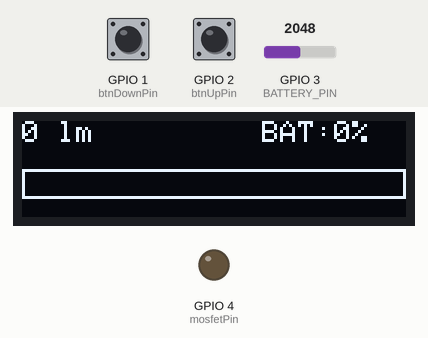
Simulated run of this program. Board: Seeed XIAO ESP32-S3. Shown: 128×32 one-colour display, output pins drawn as LEDs (lit = HIGH). The test bench sets the inputs (shaded band); at power-on: GPIO 2 (btnUpPin) HIGH, GPIO 1 (btnDownPin) HIGH, GPIO 3 (BATTERY_PIN) = 2048. EEPROM starts erased.

Above: at 1.2 s.
1.3 s: GPIO 2 (btnUpPin) pulled LOW for 1 s
At 2.52 s:
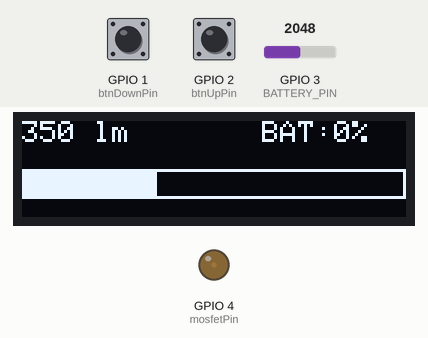
2.9 s: GPIO 1 (btnDownPin) pulled LOW for 1 s
At 4.04 s:
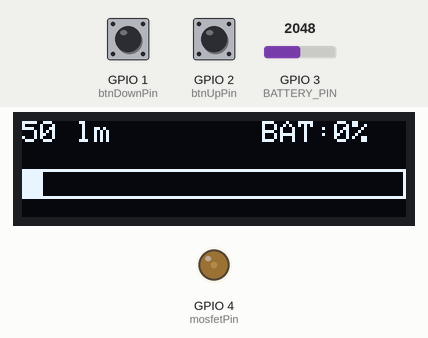
6.9 s: GPIO 2 (btnUpPin) pulled LOW for 0.15 s
At 7.9 s:
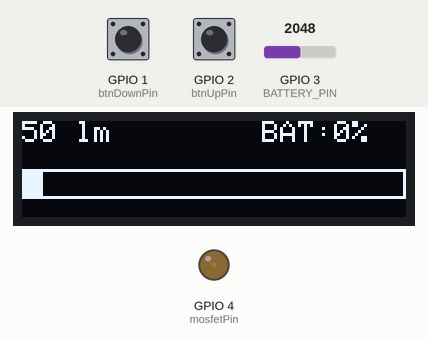
10.0 s: GPIO 1 (btnDownPin) pulled LOW for 0.15 s
At 11.7 s:
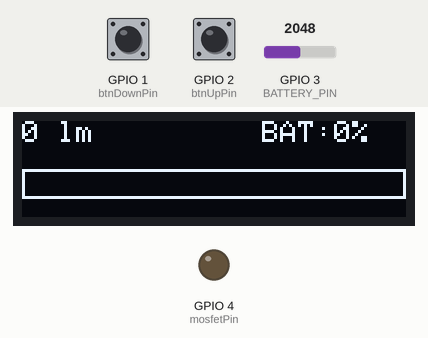
13.1 s: GPIO 2 (btnUpPin) pulled LOW for 1 s
At 13.51 s:
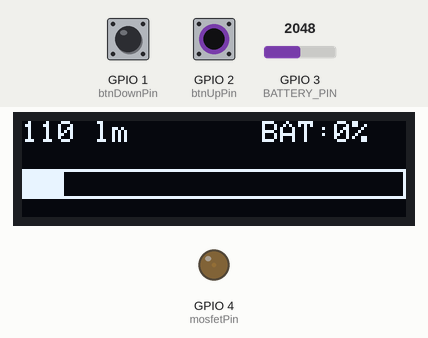
14.7 s: GPIO 1 (btnDownPin) pulled LOW for 1 s
At 15.11 s:
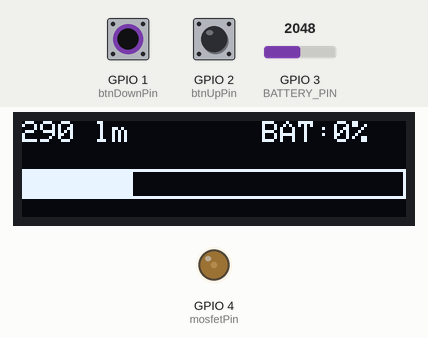
Timing chart, 0 to 17.9 s (numbered marks = the images above; inputs shaded):
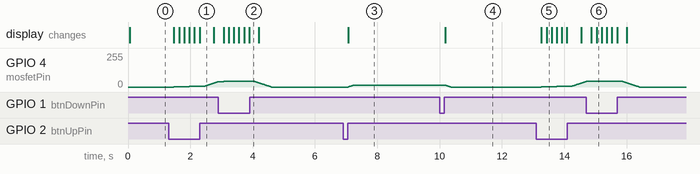

Measured:
- after the input at 1.3 s, GPIO 4 (mosfetPin): moves from 0/255 to 40/255 over 1.4 s, starting after 0.17 s; the display: first changes after 0.17 s (image 1 shows a later state)
- after the input at 2.9 s, the display: first changes after 0.17 s (image 2 shows a later state)
- after the input at 6.9 s, GPIO 4 (mosfetPin): moves from 0/255 to 15/255 over 0.18 s, starting after 0.17 s; the display: changes after 0.17 s (image 3)
- after the input at 10.0 s, GPIO 4 (mosfetPin): moves from 15/255 to 0/255 over 0.18 s, starting after 0.17 s; the display: changes after 0.17 s (image 4)
- after the input at 13.1 s, GPIO 4 (mosfetPin): moves from 0/255 to 41/255 over 1.4 s, starting after 0.16 s; the display: first changes after 0.16 s (image 5 shows a later state)
- after the input at 14.7 s, the display: first changes after 0.17 s (image 6 shows a later state)

The program:

main.cpp
```cpp
#include <Arduino.h>
#include <Wire.h>
#include <Adafruit_GFX.h>
#include <Adafruit_SSD1306.h>
#include <Preferences.h>


#define SCREEN_WIDTH 128
#define SCREEN_HEIGHT 32
#define OLED_RESET    -1
#define MAX_LUMENS 1000

const int mosfetPin = D3;
const int pwmFreq = 5000;
const int pwmResolution = 8;

const int btnUpPin = D1;
const int btnDownPin = D0;

const int BATTERY_PIN = A2;


Adafruit_SSD1306 display(SCREEN_WIDTH, SCREEN_HEIGHT, &Wire, OLED_RESET);

unsigned long lastActivityTime = 0;
bool screenOn = true;
Preferences preferences;


uint16_t calculateLumens(uint8_t pct) {
   return ((uint32_t)pct *MAX_LUMENS) / 100;
}

uint8_t getBatteryPercent() {
   int rawADC = analogRead(BATTERY_PIN);
   float voltage  = (rawADC / 4095.0) * 3.3 * 2.0;

   if (voltage >= 4.2) return 100;
   if (voltage <= 3.3) return 0;
   return (uint8_t )((voltage - 3.3) * 100.0 / (4.2 - 3.3));
}

uint8_t brightness = 0;
 uint8_t brightnessPercent(uint8_t value) {
    return (uint16_t)value *100 / 255;
 }


 uint8_t targetBrightness = 0;
 unsigned long lastFadeTime = 0;


void setup() {


    //mosfet
    pinMode(mosfetPin, OUTPUT);
    digitalWrite(mosfetPin, LOW);

    //LEDs
    ledcSetup(0, pwmFreq, pwmResolution);
    ledcAttachPin(mosfetPin, 0);

    //display
    if(!display.begin(SSD1306_SWITCHCAPVCC, 0x3c)){
     for(;;);
    }
    display.clearDisplay();
    display.display();

    //buttons
    pinMode(btnUpPin, INPUT_PULLUP);
    pinMode(btnDownPin, INPUT_PULLUP);

    //display timeout
    lastActivityTime = millis();

    preferences.begin("led-app", false);
    brightness = preferences.getUChar("bright", 0);
    targetBrightness =  brightness;
    ledcWrite(0, brightness);

}

    //display
void drawBrightnessScreen() {

    uint8_t pct = brightnessPercent(targetBrightness);
    uint16_t lumens = calculateLumens(pct);
    uint8_t batPct = getBatteryPercent();

    display.clearDisplay();
    display.setTextSize(1);
    display.setTextColor(SSD1306_WHITE);

    display.setCursor(0, 0);
    display.print(lumens);
    display.print(" lm");

    display.setCursor(80, 0);
    display.print("BAT:");
    display.print(batPct);
    display.println("%");

    display.drawRect(0, 16, 128, 10, SSD1306_WHITE);
     int fillW = (pct *126) / 100;
     if (fillW > 0) {
        display.fillRect(1, 17, fillW, 8, SSD1306_WHITE);
     }

     display.display();
}


void loop() {
      bool activity = false;


   //buttons
   if(digitalRead(btnUpPin) == LOW){
     if (screenOn) {
        if (targetBrightness <= 240) targetBrightness += 15;
        else targetBrightness = 255;
        preferences.putUChar("bright", targetBrightness);
   }
    activity = true;
    delay(150);
   }

   if (digitalRead(btnDownPin) == LOW) {
    if (screenOn) {
       if (targetBrightness >= 15) targetBrightness -= 15;
       else targetBrightness = 0;
       preferences.putUChar("bright", targetBrightness);
     }
     delay(150);
     activity = true;
   }

   //display timeout

   if (activity) {
    lastActivityTime = millis();
    if (!screenOn) {
        display.ssd1306_command(SSD1306_DISPLAYON);
        screenOn = true;
    }
   }
   if (screenOn && (millis() - lastActivityTime >5000)) {
    display.ssd1306_command(SSD1306_DISPLAYOFF);
    screenOn = false;
   }
   if (screenOn) {
    drawBrightnessScreen();
   }

   if (millis() - lastFadeTime >= 5) {
      lastFadeTime = millis();
      if (brightness < targetBrightness) brightness++;
      else if (brightness > targetBrightness) brightness --;

      ledcWrite(0, brightness);
   }
}
```
